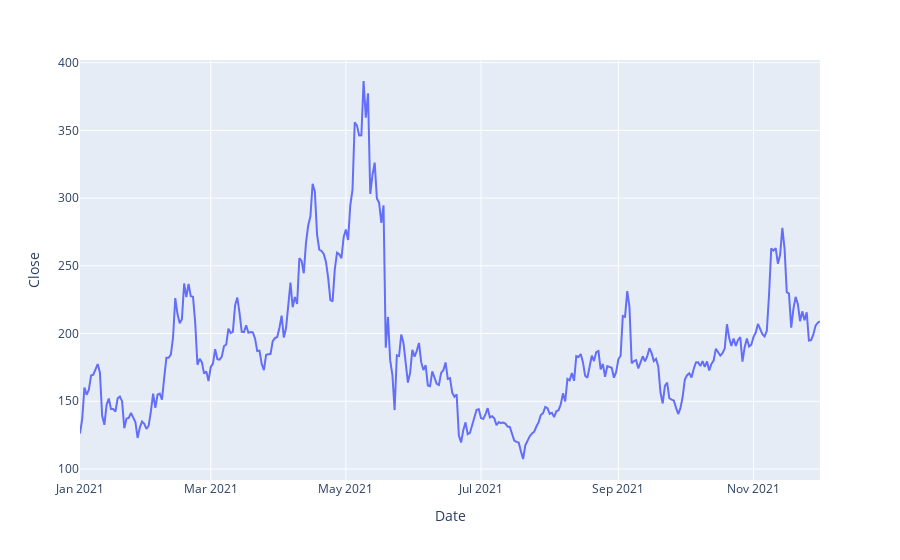

The cell this chart's notebook holds for it:
### Markdown cell above
Finally, let's again plot the closing price. The price varies from 100 to 400.

### Code cell
px.line(data, y = 'Close')

### Figure 1 — Plotly figure (JSON) as saved in the notebook; plotly's stock layout.template omitted (floating-point values rounded to 4 significant figures; data arrays with more than 128 entries replaced by an {"elided": "..."} marker saying what was removed)
{"data": [{"hovertemplate": "Date=%{x}<br>Close=%{y}<extra></extra>", "legendgroup": "", "line": {"color": "#636efa", "dash": "solid"}, "marker": {"symbol": "circle"}, "mode": "lines", "name": "", "orientation": "v", "showlegend": false, "type": "scatter", "x": {"elided": "335 str values"}, "xaxis": "x", "y": {"elided": "335 float values"}, "yaxis": "y"}], "layout": {"legend": {"tracegroupgap": 0}, "margin": {"t": 60}, "xaxis": {"anchor": "y", "domain": [0, 1], "title": {"text": "Date"}}, "yaxis": {"anchor": "x", "domain": [0, 1], "title": {"text": "Close"}}}}
